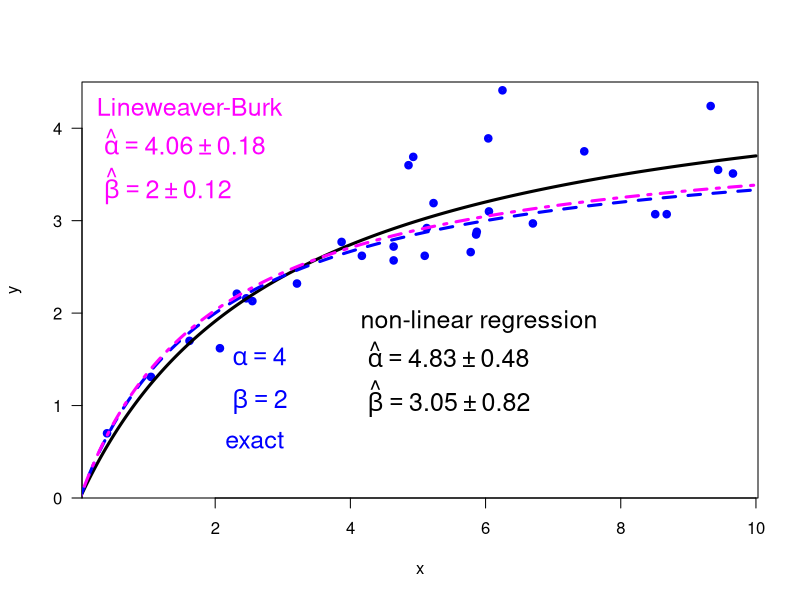

Write the R code that produced this figure.
print('file: Solution-MM-LB3compare.R')
# EXERCISE & SOLUTION: Michaelis-Menten: compare non-linear fit with Lineweaver-Burk estimate
# data: III
x = c(0.40, 1.05, 1.62, 2.07, 2.32, 2.46, 2.55, 3.21, 3.87, 4.17, 4.64, 4.64, 
      4.86, 4.93, 5.10, 5.13,5.23, 5.78, 5.86, 5.87, 6.04, 6.05, 6.25, 6.70, 
      7.46, 8.51, 8.68, 9.33, 9.44, 9.66)
y = c(0.70, 1.31, 1.70, 1.62, 2.21, 2.16, 2.13, 2.32, 2.77, 2.62, 2.57, 2.72,
      3.60, 3.69, 2.62, 2.92,3.19, 2.66, 2.85, 2.88, 3.89, 3.10, 4.41, 2.97, 
      3.75, 3.07, 3.07, 4.24, 3.55, 3.51)
n = length(x); print(c(n,'n sample size'))
alpha = 4 # true Vmax
beta  = 2 # true half-saturation constant K
# print(c(alpha,beta,'alpha = Vmax, beta = K'))
# ---------------------------------------------------
# (2) non-linear regression
# (2a) you have to choose start values for model parameters
astart = 5; print(c(astart,'start value for alpha = Vmax'))
bstart = 3; print(c(bstart,'start value for beta = K'))
# ---------------------------------------------------
# (2b) apply nls()
NLs = summary(nls(y ~ a*x/(x+b),start=list(a=astart,b=bstart)))
aNL = NLs$coefficients[1]; bNL = NLs$coefficients[2]
uaNL = NLs$coefficients[3]; ubNL = NLs$coefficients[4]
print(c('estimated alpha = ',round(aNL,2),'+-',round(uaNL,2)))
print(c('estimated  beta = ',round(bNL,2),'+-',round(ubNL,2)))
resNL = NLs$residuals
# ---------------------------------------------------
# (2c) Residuals (noise) normally distributed? Shapiro-Wilk test
# H0: residuals are normally distributed
ShNL = shapiro.test(resNL)
pShNL = ShNL$p.value; print(c(round(pShNL,5),'p (Shapiro-Wilk test)'))
if (pShNL >= 0.05) print('Do not reject H0 (on significance level = 0.05')
if (pShNL < 0.05) print('Reject H0 (on significance level = 0.05')
# ---------------------------------------------------
# (3) Lineweaver-Burk transformation
# (3a) apply Lineweaver-Burk transformation
gamma = 1/alpha; print(c(gamma,'gamma   true y-intercept')) 
delta = beta/alpha; print(c(delta,'delta   true slope'))
xLB = 1/x; yLB = 1/y # Lineweaver-Burk transformation
#  ---------------------------------------------------
# (3b) apply lm()
LBs = summary(lm(yLB ~ xLB))
cEst = LBs$coefficients[1]; dEst = LBs$coefficients[2]
ucEst = LBs$coefficients[3]; udEst = LBs$coefficients[4]
print(c('cEst = ',round(cEst,3),'+-',round(ucEst,3)))
print(c('dEst = ',round(dEst,3),'+-',round(udEst,3)))
resLB = LBs$residuals
print(' ---------------------------------------------------')
# (3c) Residuals (noise) normally distributed? Shapiro-Wilk test
# H0: residuals are normally distributed
ShLB = shapiro.test(resLB); 
pShLB = ShLB$p.value; print(c(round(pShLB,5),'p (Shapiro-Wilk test)'))
if (pShLB >= 0.05) print('Do not reject H0 (on significance level = 0.05')
if (pShLB < 0.05) print('Reject H0 (on significance level = 0.05')
# ---------------------------------------------------
# (3d) derive estimates for alpha, beta via Lineweaver-Burk
aEst = 1/cEst; print(c(round(aEst,2),'estimate of alpha via LB'))
bEst = dEst/cEst; print(c(round(bEst,2),'estimate of beta via LB'))
# ---------------------------------------------------
# (3e) propagation of uncertainties
uaEst = ucEst/cEst^2
print(c('Estimate of alpha = ',round(aEst,3),'+-',round(uaEst,3)))
ubEst = sqrt(ucEst^2*dEst^2/cEst^4+udEst^2/cEst^2)
print(c('Estimate of beta = ',round(bEst,3),'+-',round(ubEst,3)))
# ---------------------------------------------------
sflag = 21
if (sflag == 21) {
  xp = seq(0,10,0.01); yp = aNL*xp/(xp+bNL); ypLB = aEst*xp/(xp+bEst)
  ypExact = alpha*xp/(xp+beta);
  # png('MichaelisDataIIIFit210228.png',width=16,height=16,units='cm',res=300)
  plot(x,y,type='p',lwd=4,col='blue',xlab='x',ylab='y',las=1,cex=0.6,
       ylim=c(0,4.5),las=1,yaxs='i') 
  aEstr = round(aEst,2); uaEstr = round(uaEst,2); 
  bEstr = round(bEst,2); ubEstr = round(ubEst,2); 
  text(0.1,4.2,'Lineweaver-Burk',col='magenta',pos=4,cex=1.5)
  text(0.1,3.81,bquote(~hat(alpha) == .(aEstr) %+-% .(uaEstr)),col='magenta',pos=4,cex=1.5)
  text(0.1,3.31,bquote(~hat(beta) == .(bEstr) %+-% .(ubEstr)),col='magenta',pos=4,cex=1.5)
  lines(xp,yp,col='black',lwd=3)
  lines(xp,ypExact,col='blue',lwd=3,lty=2)
  lines(xp,ypLB,col='magenta',lwd=3,lty=4)
  xt = 2
  text(xt,0.6,'exact',col='blue',pos=4,cex=1.5)
  text(xt,1.5,bquote(~alpha == .(alpha)),col='blue',pos=4,cex=1.5)
  text(xt,1.0,bquote(~beta == .(beta)),col='blue',pos=4,cex=1.5)
  aNLr = round(aNL,2); uaNLr = round(uaNL,2); 
  bNLr = round(bNL,2); ubNLr = round(ubNL,2); 
  xt = 4
  text(xt,1.9,'non-linear regression',col='black',pos=4,cex=1.5)
  text(xt,1.51,bquote(~hat(alpha) == .(aNLr) %+-% .(uaNLr)),col='black',pos=4,cex=1.5)
  text(xt,1.01,bquote(~hat(beta) == .(bNLr) %+-% .(ubNLr)),col='black',pos=4,cex=1.5)
  # dev.off()
}
